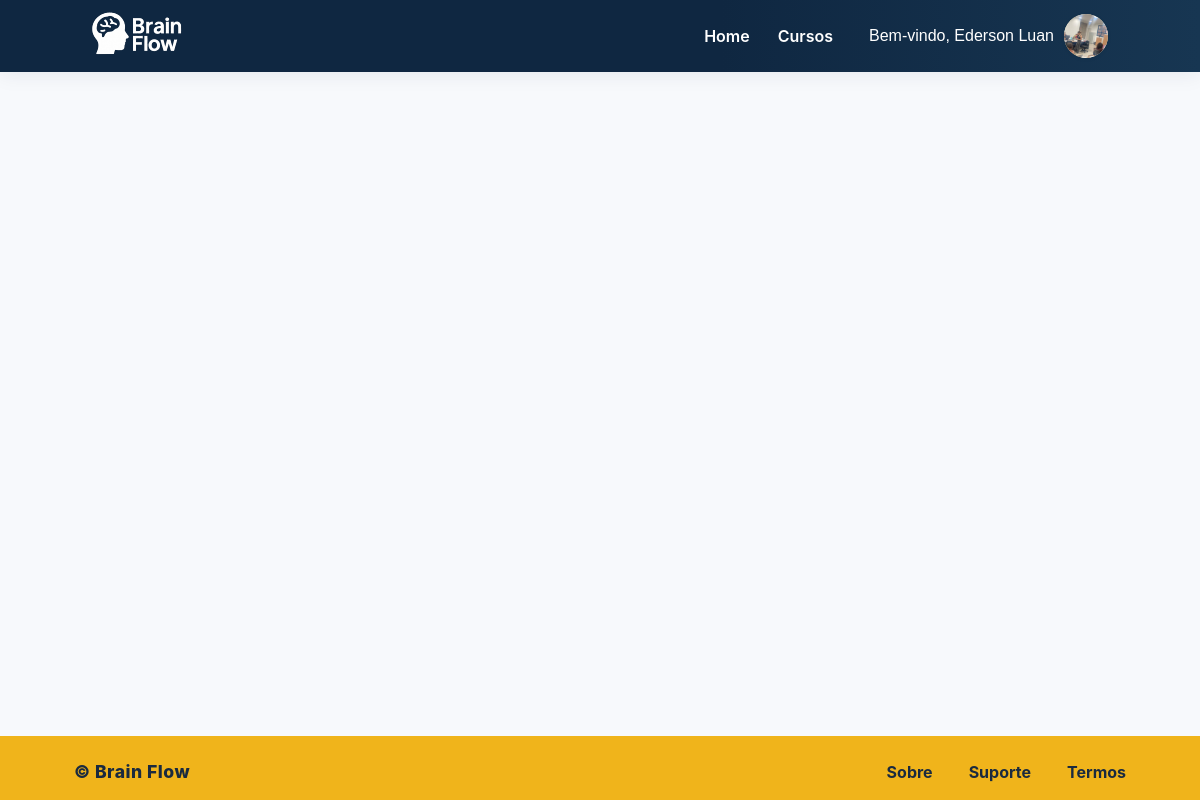
The app's page /cursos (signed in) with its own data.
### tables this page shows
CREATE TABLE usuarios (
    id INTEGER PRIMARY KEY AUTOINCREMENT,
    nome TEXT NOT NULL,
    email TEXT UNIQUE NOT NULL
, foto TEXT, tag TEXT);

### app.py (the view)
@app.route('/cursos')
def cursos():
    nome = session.get('usuario')
    usuario = None
    cursos_assistindo = []
    if nome:
        conn = get_db()
        cursor = conn.cursor()
        cursor.execute('SELECT * FROM usuarios WHERE nome = ?', (nome,))
        usuario = cursor.fetchone()
        if usuario:
            cursor.execute('''
                SELECT c.* , p.progresso, p.ultima_atividade
                FROM progresso_usuario p
                JOIN cursos c ON c.id = p.curso_id
                WHERE p.usuario_id = ?
                ORDER BY p.ultima_atividade DESC
                LIMIT 4
            ''', (usuario['id'],))
            cursos_assistindo = cursor.fetchall()
        conn.close()
    conn = get_db()
    cursor = conn.cursor()
    cursor.execute('SELECT * FROM cursos')
    cursos = cursor.fetchall()
    conn.close()
    return render_template('cursos.html', usuario=usuario, cursos=cursos, cursos_assistindo=cursos_assistindo)

### app.py (called while the page is built)
def get_db():
    conn = sqlite3.connect(DB_PATH)
    conn.row_factory = sqlite3.Row
    return conn

### templates/cursos.html (shortened to what this page needs)
{% extends 'base.html' %}

### templates/base.html (shortened to what this page needs)
<!DOCTYPE html>
<html lang="pt-br">
<head>
    <link rel="stylesheet" href="{{ url_for('static', filename='style.css') }}" />
    <link rel="stylesheet" href="{{ url_for('static', filename='darkmode.css') }}" />
</head>
<body{% block bodyclass %}{% endblock %}>
    <header class="nav">
        <div class="wrap">
            <div class="brand">
                <img src="{{ url_for('static', filename='images/logo_branco.svg') }}" width="128" height="128" alt="Brain Flow">
            </div>
            <nav class="menu">
                <a href="{{ url_for('index') }}">Home</a>
                <a href="{{ url_for('cursos') }}">Cursos</a>
                {% if usuario %}
                    <div class="user-dropdown">
                                                <button class="user-btn" onclick="toggleUserMenu(event)" style="display:flex;align-items:center;gap:10px;">
                                                    <span>Bem-vindo, {% if usuario['nome'] is defined %}{{ usuario['nome'] }}{% else %}{{ usuario }}{% endif %}</span>
                                                    <img src="{{ usuario['foto'] if usuario and usuario['foto'] else url_for('static', filename='images/perfil_padrao.svg') }}" alt="Foto de perfil" style="width:44px;height:44px;border-radius:50%;background:#fff2c7;object-fit:cover;box-shadow:0 1px 4px #0001;">
                                                </button>
                    </div>
                {% else %}
                    <a href="{{ url_for('login') }}">Login</a>
                    <a class="signup" href="{{ url_for('cadastro') }}">Cadastro</a>
                {% endif %}
            </nav>
        </div>
    </header>
    <main class="page">
    </main>
    <footer class="footer">
        <div class="wrap footer-inner" style="display:flex; align-items:center; justify-content:space-between; min-height:56px;">
            <span style="font-weight:800; font-size:1.1rem; letter-spacing:.5px;">© Brain Flow</span>
            <nav class="footer-nav" style="display:flex; gap:18px;">
                <a href="#">Sobre</a>
                <a href="#">Suporte</a>
                <a href="#">Termos</a>
            </nav>
        </div>
    </footer>
</body>
</html>

### static/style.css (style rules this page uses)
html, body { height: 100%; }
body { min-height: 100vh; display: flex; flex-direction: column; }
.page { flex: 1 0 auto; }
.footer { flex-shrink: 0; }
.footer a { color: #1a2a3f; font-weight: 700; text-decoration: none; margin-right: 18px; }
.footer a:last-child { margin-right: 0; }
.user-dropdown { position: relative; display: inline-block; }
.user-btn { background: none; border: none; color: #fff; font-weight: 400; font-size: 16px; cursor: pointer; padding: 0 8px; }
.user-btn:after { content: ''; }
:root { --navy:#0f2741; --navy-600:#173652; --ink:#0b1726; --text:#1f2b3a; --muted:#6b7a90; --line:#e4e9f0; --bg:#f7f9fc; --white:#ffffff; --accent:#f0b41b; --accent-600:#d59f14; --radius:14px; --shadow:0 10px 20px rgba(15,39,65,.06); }
* { box-sizing:border-box }
html { height:100%; zoom: 1; -webkit-text-size-adjust: 100%; -ms-text-size-adjust: 100%; font-size: 16px; overflow-y: scroll; }
body { margin:0; font:16px/1.5 'Inter', system-ui,-apple-system,Segoe UI,Roboto; color:var(--text); background:var(--bg); min-height:100%; display:flex; flex-direction:column; zoom: 1; transform: scale(1); transform-origin: 0 0; }
.nav { background: linear-gradient(90deg, #0f2741 60%, #173652 100%); color: var(--white); height: 72px; display: flex; align-items: center; position: sticky; top: 0; z-index: 1000; overflow: visible; transition: all 0.3s ease; box-shadow: 0 2px 20px rgba(15, 39, 65, 0.08); }
.nav { position: relative; }
.wrap { max-width:1100px; margin:0 auto; padding:0 24px; width:100%; position: relative; z-index: 2 }
.nav .wrap { display:flex; justify-content:space-between; align-items:center }
.brand { display:flex; align-items:center; gap:12px; font-weight:700; font-size:22px; color:var(--white); position: relative; z-index: 3 }
.brand img { display:block }
.menu { display:flex; gap:28px; align-items:center; position: relative; z-index: 3 }
.menu a { color:#fff; text-decoration:none; font-weight:600; transition: all 0.3s ease }
main { flex:1 }
.page { padding:40px 24px 80px }

### records on screen
usuarios: nome "Ederson Luan", foto (picture)
